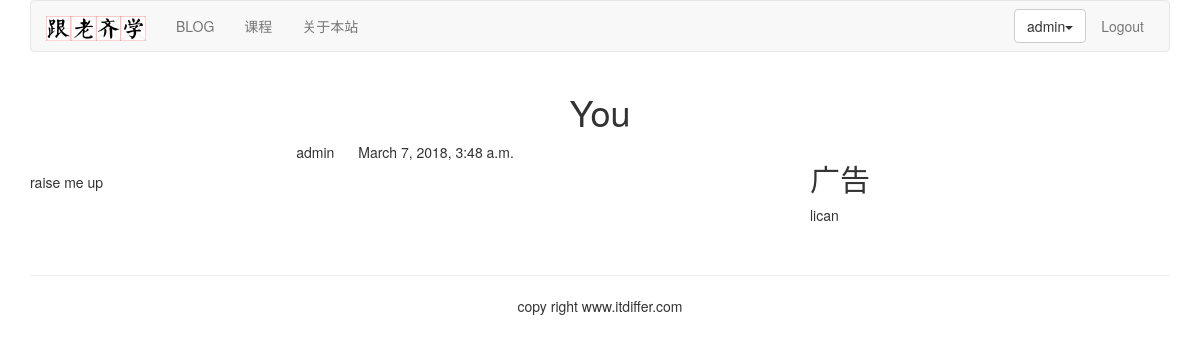
Page /blog/2/ (signed in) on the committed database.
### blog/models.py (models this page shows, shortened)
class BlogArticles(models.Model):
    title = models.CharField(max_length=300)
    author = models.ForeignKey(User, related_name="blog_posts")
    body = models.TextField()
    publish = models.DateTimeField(default=timezone.now)
    class Meta:
        ordering = ("-publish",)

### blog/views.py (the view)
# urls.py: url(r'(?P<article_id>\d)/$', views.blog_article, name="blog_detail"),
def blog_article(request, article_id):
    article = BlogArticles.objects.get(id=article_id)
    pub = article.publish
    return render(request, "blog/content.html", {"article": article, "publish": pub})

### templates/blog/content.html (shortened to what this page needs)
{% extends "base.html" %}
{% block content %}
<div class="row text-center vertical-middle-sm">
    <h1>{{ article.title }}</h1>
</div>
<div class="row">
    <div class="col-xs-12 col-md-8">
        <p class="text-center"><span>{{ article.author.username }}</span>
            <span style="margin-left: 20px">{{ publish }}</span></p>
        <div>{{ article.body }}</div>
    </div>
    <div class="col-xs-6 col-md-4">
        <h2>广告</h2>
        <p>lican</p>
    </div>
</div>
{% endblock %}

### templates/header.html (shortened to what this page needs)
{% load staticfiles %}
<div class="container">
    <nav class="navbar navbar-default" role="navigation">
        <div class="navbar-header">
            <a class="navbar-brand" href="http://www.itdiffer.com">
                <img src="{% static '/images/logo.png' %}" width="100px">
            </a>
        </div>
        <div>
            <ul class="nav navbar-nav" role="navigation">
                <li><a href="{% url 'blog:blog_title' %}">BLOG</a></li>
                <li><a href="{% url 'course:course_list' %}">课程</a></li>
                <li><a href="{% url 'course:about' %}">关于本站</a></li>
            </ul>
            <ul class="nav navbar-nav navbar-right" style="margin-right:10px">
                {% if user.is_authenticated %}
                    <li>
                        <div class="dropdown" style="margin-top: 8px">
                            <button class="btn btn-default dropdown-toggle" type="button" id="dropdownMenu" data-toggle="dropdown">
                                {{ user.username }}<span class="caret"></span></button>
                        </div>
                    </li>
                    <li><a href="{% url 'account:user_logout' %}">Logout</a></li>
                {% else %}
                <li><a href="{% url 'account:user_login' %}">LOGIN</a></li>
                {% endif %}
            </ul>
        </div>
    </nav>
</div>

### rows in the picture
BlogArticles: title "You", author.username "admin", publish "March 7, 2018, 3:48 a.m.", body "raise me up"

### other values in the picture
{{ user.username }} "admin"
